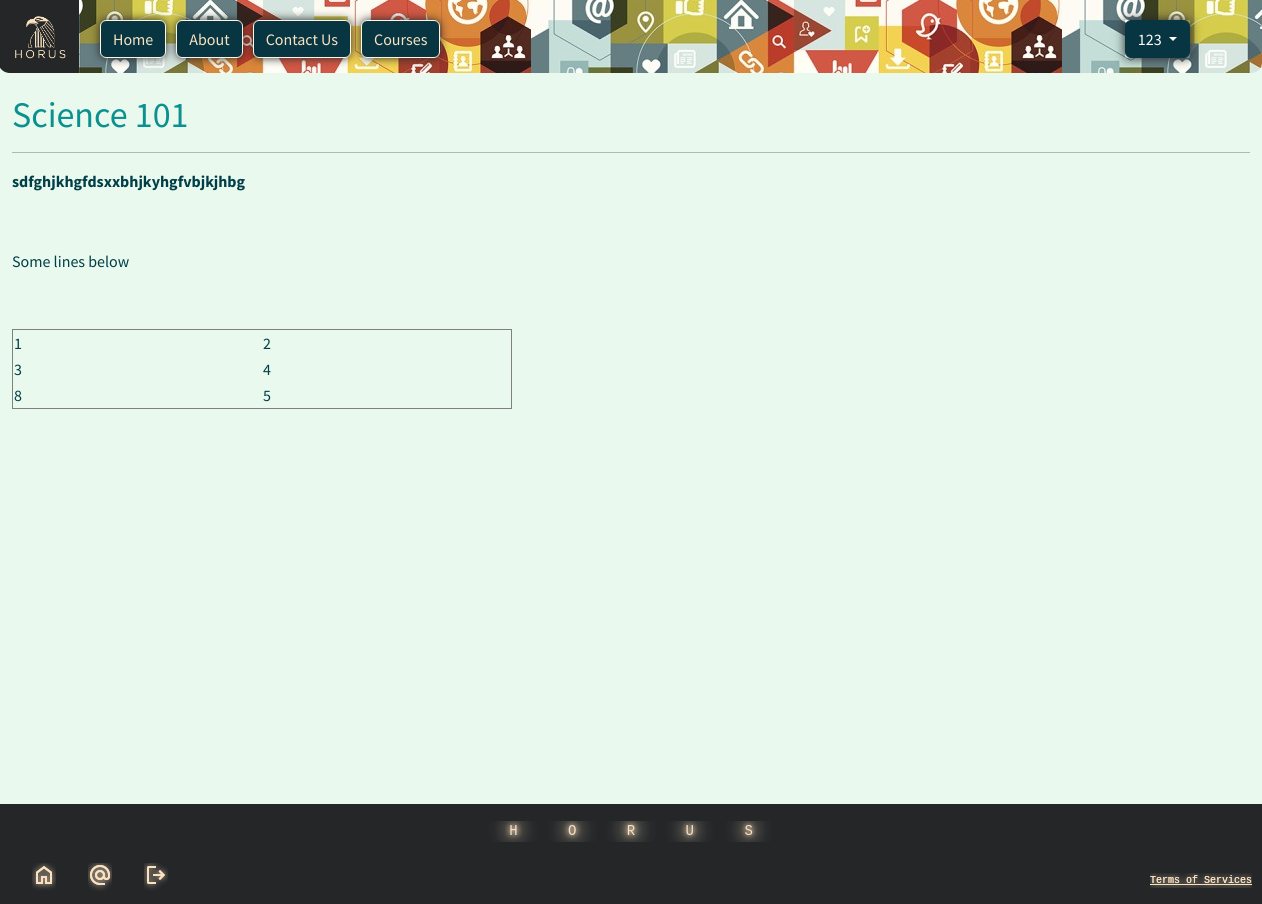
Screenshot of /courses/detail/2/ (signed in) with the database file from the repository.
### courses/models.py (models this page shows, shortened)
class Lecture(models.Model):
    title = models.CharField(max_length=128)
    body = RichTextField()
    created_on = models.DateTimeField(auto_now_add=True)
    instructor = models.ForeignKey(User, on_delete=models.CASCADE, related_name="courses")
    course = models.ForeignKey(Course, on_delete=models.CASCADE, related_name="lectures")

### courses/views.py (the view)
# urls.py: path("detail/<int:pk>/", LectureDetailView.as_view(), name="detail_lecture"),
class LectureDetailView(DetailView):
    template_name = "courses/detail_lecture.html"
    model = Lecture

### templates/courses/detail_lecture.html (shortened to what this page needs)
{% extends 'base.html' %}
{% load static %}
{% block css %}
<link rel="stylesheet" href="{% static 'css/details.css' %}">
{% endblock css %}
{% block content %}
{% if user.is_authenticated %}
<div class="details">
    <h3>{{lecture.title}}</h3>
    <hr />
    <div class="body-text">
        {{lecture.body|safe}}
    </div>
</div>
{% endif %}
{% endblock content %}

### templates/navbar.html (shortened to what this page needs)
{% load static %}
<nav class="navbar navbar-expand-lg" data-bs-theme="dark">
    <div class="container-fluid">
        <a class="navbar-brand" href="{% url 'home' %}">
            <img class="nav-img" src="{% static 'images/logo1_1.png' %}">
        </a>
        <div class="collapse navbar-collapse" id="navbarSupportedContent">
            <ul class="navbar-nav me-auto mb-2 mb-lg-0">
                <li class="nav-item">
                    <a class="d-flex btn btn-dark btn-outline-light" aria-current="page"
                        href="{% url 'home' %}">Home</a>
                </li>
                <li class="nav-item">
                    <a class="d-flex btn btn-dark btn-outline-light" aria-current="page"
                        href="{% url 'about' %}">About</a>
                </li>
                <li class="nav-item">
                    <a class="d-flex btn btn-dark btn-outline-light" aria-current="page"
                        href="{% url 'contact' %}">Contact Us</a>
                </li>
                {% if user.is_authenticated %}
                <li>
                    <a class="d-flex btn btn-dark btn-outline-light" aria-current="page"
                        href="{% url 'list_course' %}">Courses</a>
                </li>
                {% endif %}
            </ul>
            <div class="login-dropdown">
                <div class="d-flex" role="login">
                    {% if user.is_authenticated %}
                    <div class="nav-item dropdown">
                        <button class="btn btn-dark dropdown-toggle" href="#" role="button" data-bs-toggle="dropdown"
                            aria-expanded="false">
                            {{ user.username }}
                        </button>
                    </div>
                    {% else %}
                    <a href="{% url 'login' %}" class="d-flex btn btn-dark btn-outline-light">Log In</a>
                    {% endif %}
                </div>
            </div>
        </div>
    </div>
</nav>

### static/css/base.css (style rules this page uses)
:root { --primary-color-1: rgb(110, 197, 183); --primary-color-2: rgb(31, 187, 161); --secondary-color-1: rgba(153, 227, 171, 0.208); --secondary-color-2: rgba(0, 0, 0, 0.733); --text-color-1: rgb(175, 242, 239); --text-color-2: rgb(31, 187, 161); --text-color-3: rgba(0, 139, 139, 0.959); --text-color-4: rgb(44, 45, 45); --text-color-5: rgba(0, 62, 72, 0.729); --text-color-6: rgb(0, 63, 72); --bk-color-1: rgb(37, 38, 40); --bk-color-2: rgb(250, 226, 192); --bk-color-3: rgba(54, 54, 54); --bk-color-4: rgba(250, 226, 192, 0.653); --bk-color-5: rgb(245, 246, 248); }
html, body { padding: 0; margin: 0; min-height: 100vh; }
nav { background-color: var(--primary-color-1); }
li { margin: 5px; }
body { background-color: var(--secondary-color-1); }
a { color: var(--bk-color-2); }

### static/css/navbar.css (style rules this page uses)
.navbar { height: 73px; border-radius: 0px 0px 10px 10px; background-image: url('/static/images/backgroundnav.jpg'); }
.d-flex { color: var(--bk-color-2); margin-top: 5px; }
.d-flex { box-shadow: 0 0 10px var(--bk-color-1); }
.navbar .login-dropdown { margin-right: 60px; }
.navbar img { max-width: 80px; border-radius: 0px 0px 0px 10px; margin-top: -13px; margin-bottom: -13px; margin-left: -13px; }

### static/css/details.css (style rules this page uses)
.details { max-width: 8000px; margin-top: 20px; color: var(--text-color-6); }
.details h3 { color: var(--text-color-3); font-size: 36px; }
.body-text { max-width: 800px; }
.details hr { color: black; }

### rows the page displays
Lecture: title "Science 101", body "sdfghjkhgfdsxxbhjkyhgfvbjkjhbg Some lines below 1 2 3 4 8 5"

### other values shown
{{ user.username }} "123"
